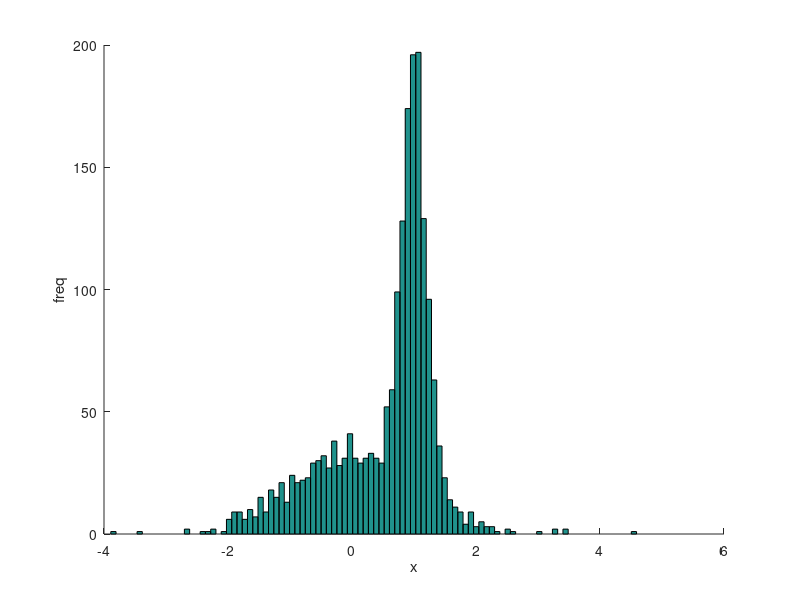

Reproduce this figure in MATLAB. (Note: this script raises an error after producing the figure.)
% Test the mixture_of_Gaussians function

% Generate data
num_g = 2;
miu = [0, 1];
sigma = [1, 0.2];
prior = [0.5 0.5];
n_points = 2000;

g_data = randn(1,n_points);
ind_pick = rand(1,n_points) > prior(1);
g_data(find(ind_pick)) = g_data(find(ind_pick)) * sigma(2);
g_data(find(ind_pick)) = g_data(find(ind_pick)) + miu(2);

iters = 100;


% Plot the data
[height,bin_loc]=hist(g_data,100);%bin_loc is Fisher_Zs_possible_vec
figure; hold on;  hist(g_data, 100); xlabel('x'); ylabel('freq');

num_g = 2; % Give more gaussians

[S,M,P, LogLike]=mixture_of_Gaussians(g_data',num_g,iters,111) % last argument is dummy

% Plot the resulting mixture
clear y;
for i=1:num_g
    y(i,:)=P(i)*1/(sqrt(2*pi)*S(i))*exp(-(bin_loc-M(i)).^2/(2*S(i)^2));
end

g_min = min(g_data);  g_max = max(g_data); g_gap = g_max-g_min;


x_vec = [g_min :g_gap*0.01:g_max-g_gap*0.01];

MOG_fit_vec = sum(y,1);
plot(x_vec, MOG_fit_vec .* n_points .* (bin_loc(2)-bin_loc(1)), 'r');




